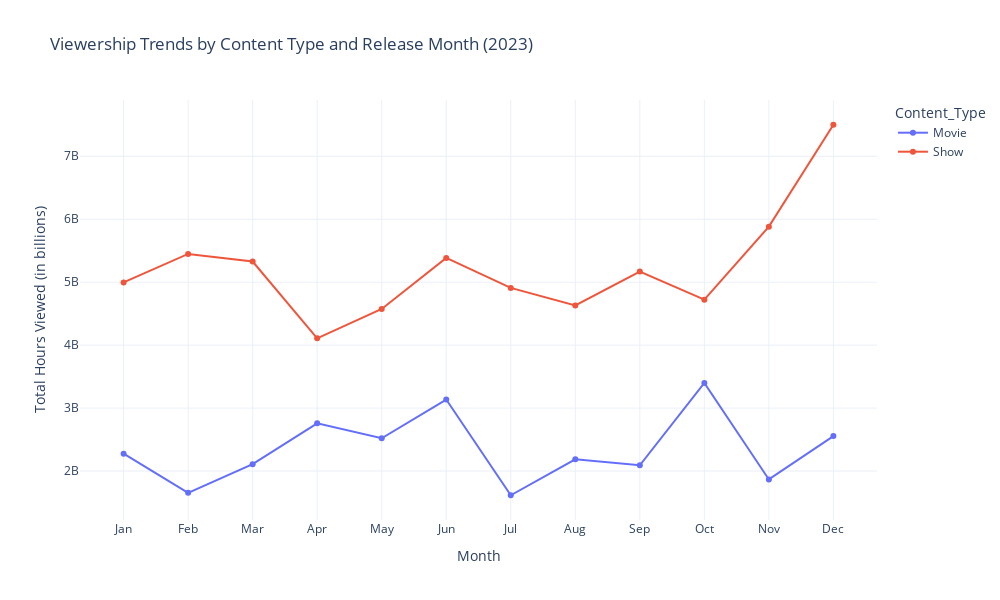

Here is the notebook cell this chart was saved with:
### Markdown cell above
Now, let’s have a look at the viewership trends by content type:

### Code cell
# aggregate viewership hours by content type and release month
monthly_viewership_by_type=df.pivot_table(index='Release Month',
                                          columns='Content Type',
                                          values='Hours Viewed',
                                          aggfunc='sum')

fig=go.Figure()

for content_type in monthly_viewership_by_type.columns:
    fig.add_trace(
        go.Scatter(
            x=monthly_viewership_by_type.index,
            y=monthly_viewership_by_type[content_type],
            mode='lines+markers',
            name=content_type,
        )
    )

fig.update_layout(
    title='Viewership Trends by Content Type and Release Month (2023)',
    xaxis_title='Month',
    yaxis_title='Total Hours Viewed (in billions)',
    xaxis=dict(
        tickmode='array',
        tickvals=list(range(1,13)),
        ticktext=['Jan', 'Feb', 'Mar', 'Apr', 'May', 'Jun', 'Jul', 'Aug', 'Sep', 'Oct', 'Nov', 'Dec']
    ),
    height=600,
    width=1000,
    legend_title='Content_Type'
)

fig.show()

### Figure 1 — Plotly figure (JSON) as saved in the notebook; plotly's stock layout.template omitted (floating-point values rounded to 4 significant figures)
{"data": [{"mode": "lines+markers", "name": "Movie", "type": "scatter", "x": [1, 2, 3, 4, 5, 6, 7, 8, 9, 10, 11, 12], "y": [2275900000, 1654400000, 2109400000, 2757600000, 2520500000, 3135800000, 1615700000, 2186400000, 2092300000, 3400400000, 1866900000, 2554900000]}, {"mode": "lines+markers", "name": "Show", "type": "scatter", "x": [1, 2, 3, 4, 5, 6, 7, 8, 9, 10, 11, 12], "y": [4995700000, 5449300000, 5327700000, 4108100000, 4574100000, 5386200000, 4909100000, 4631400000, 5169900000, 4722800000, 5882600000, 7500900000]}], "layout": {"height": 600, "legend": {"title": {"text": "Content_Type"}}, "title": {"text": "Viewership Trends by Content Type and Release Month (2023)"}, "width": 1000, "xaxis": {"tickmode": "array", "ticktext": ["Jan", "Feb", "Mar", "Apr", "May", "Jun", "Jul", "Aug", "Sep", "Oct", "Nov", "Dec"], "tickvals": [1, 2, 3, 4, 5, 6, 7, 8, 9, 10, 11, 12], "title": {"text": "Month"}}, "yaxis": {"title": {"text": "Total Hours Viewed (in billions)"}}}}
